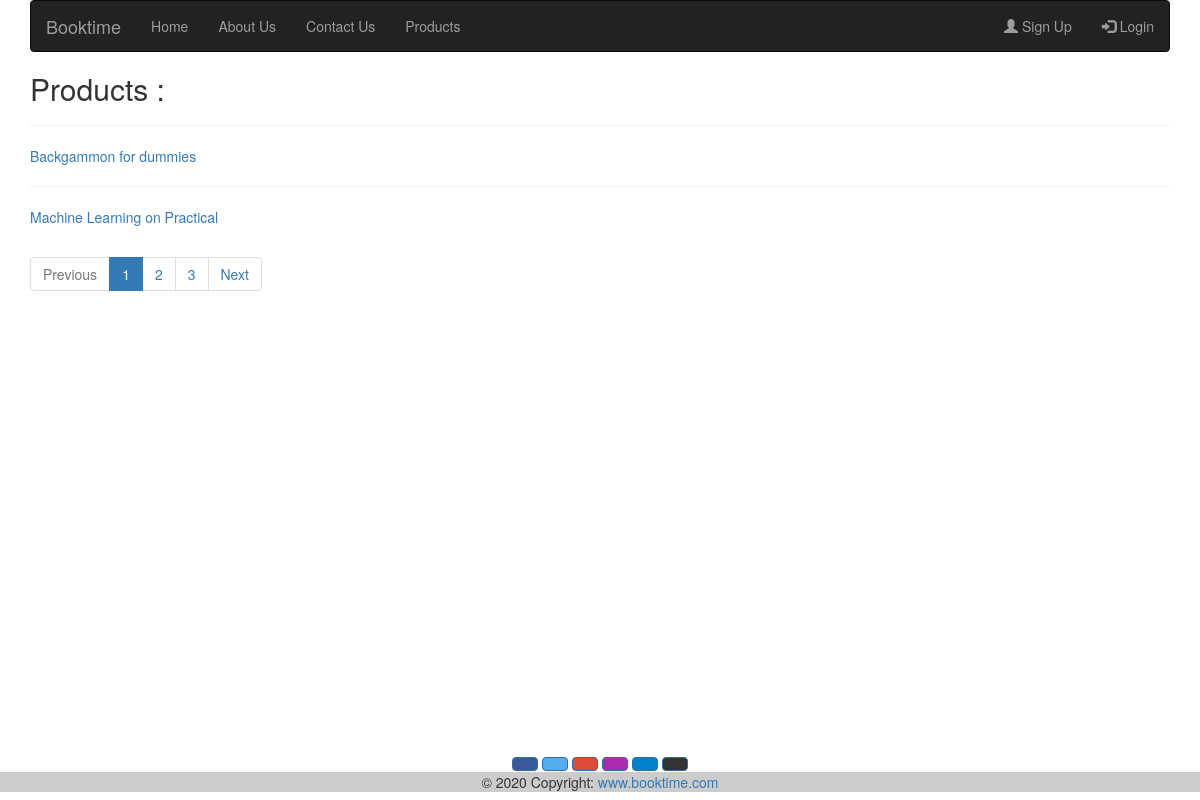
Screenshot of /products/All/ with the database file from the repository.
### main/models.py (models this page shows, shortened)
class Product(models.Model):
    name = models.CharField(max_length=50)
    description = models.TextField(blank=True)
    price = models.DecimalField(max_digits=6, decimal_places=2)
    slug = models.SlugField(max_length=50)
    active = models.BooleanField(default=True)
    in_stock = models.BooleanField(default=True)
    date_updated = models.DateTimeField(auto_now=True)
    tags = models.ManyToManyField(ProductTag, blank=True)
    objects = ActiveManager()

### main/views.py (the view)
# urls.py: path('products/<slug:tag>/', views.ProductListView.as_view(), name='products'),
class ProductListView(ListView):
    template_name = "main/product_list.html"
    paginate_by = 2
    def get_queryset(self):
        tag = self.kwargs['tag']
        self.tag = None
        if tag != 'All':
            self.tag = get_object_or_404(models.ProductTag, slug= tag)
        if self.tag:
            products = models.Product.objects.active().filter(tags = self.tag)
        else:
            products = models.Product.objects.active()
        logger.info('End of Product List view')
        return products.order_by('name')

### main/models.py (called while the page is built)
    def active(self):
        return self.filter(active=True)

### main/templates/main/product_list.html (shortened to what this page needs)
{% extends 'base.html' %}
{% block content %}
    <h2>Products :</h2>
    <hr>
    {% for product in page_obj %}
        <p>
           <a href='{% url "product" product.slug %}' >{{ product.name }} </a>
        </p>
        {% if not forloop.last %}
            <hr>
        {% endif %}
    {% endfor %}
    <nav>
        <ul class="pagination">
            {% if page_obj.has_previous  %}
            <li class="page-item"><a href="?page={{page_obj.previous_page_number}}" class="page-link">Previous</a></li>
             {% else %}
            <li class="page-item disabled"><a href="#" class="page-link">Previous</a></li>
            {% endif %}
           {% for pagenum in page_obj.paginator.page_range %}
            <li class="page-item {% if page_obj.number == pagenum %}active{% endif %}"><a href="?page={{pagenum}}" class="page-link">{{pagenum}}</a></li>
           {% endfor %}
            {% if page_obj.has_next  %}
            <li class="page-item"><a href="?page={{page_obj.next_page_number}}" class="page-link">Next</a></li>
             {% else %}
            <li class="page-item disabled"><a href="#" class="page-link">Next</a></li>
            {% endif %}
        </ul>
    </nav>
{% endblock content %}

### main/static/css/style.css (style rules this page uses)
html, body { height: 100%; }

### rows the page displays
Product: name "Backgammon for dummies"
Product: name "Machine Learning on Practical"

### other values shown
{{ pagenum }} "1" "2" "3"
